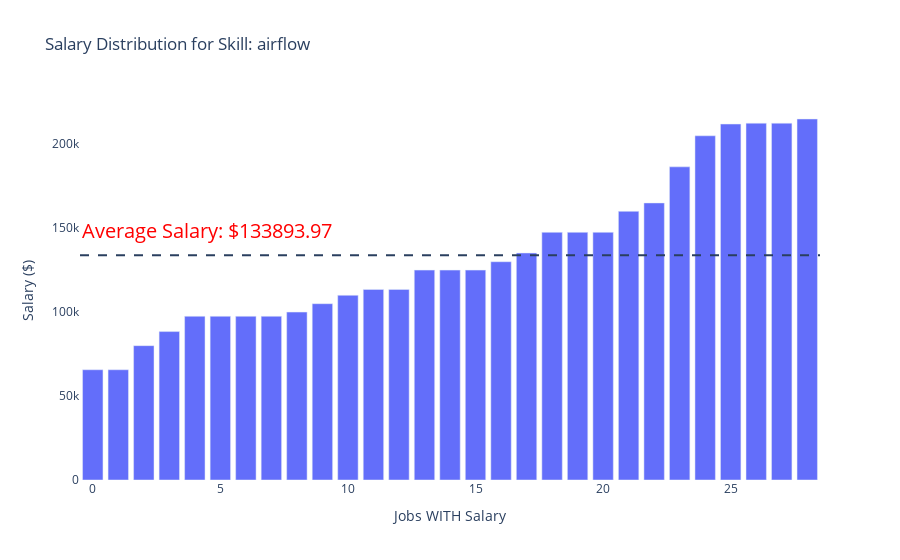

Notebook code cell kept with this figure:
### Code cell
# Get the top skills sorted alphabetically
sorted_skills = sorted(top_skills_df['skill'].unique())

# Interactive dropdown widget
skill_selector = widgets.Dropdown(
    options=sorted_skills,
    description='Skill:'
)

# Display the widget
widgets.interactive(interactive_skill_salary, skill=skill_selector)

### Figure 1 — Plotly figure (JSON) as saved in the notebook; plotly's stock layout.template omitted (floating-point values rounded to 4 significant figures; data arrays with more than 128 entries replaced by an {"elided": "..."} marker saying what was removed)
{"data": [{"alignmentgroup": "True", "customdata": {"elided": "29 rows, 262 str values in total"}, "hovertemplate": "Jobs WITH Salary=%{x}<br>Salary ($)=%{y}<br>description_tokens=%{customdata[0]}<extra></extra>", "legendgroup": "", "marker": {"color": "#636efa", "pattern": {"shape": ""}}, "name": "", "offsetgroup": "", "orientation": "v", "showlegend": false, "textposition": "auto", "type": "bar", "x": [0, 1, 2, 3, 4, 5, 6, 7, 8, 9, 10, 11, 12, 13, 14, 15, 16, 17, 18, 19, 20, 21, 22, 23, 24, 25, 26, 27, 28], "xaxis": "x", "y": [65660.0, 65660.0, 80000, 88400, 97500, 97500, 97500, 97500, 100000, 105000, 110000, 113500, 113500, 125000, 125000, 125000, 130000, 135200, 147500, 147500, 147500, 160000, 165000, 186500, 205000, 212000, 212500, 212500, 215000], "yaxis": "y"}], "layout": {"annotations": [{"font": {"color": "red", "size": 20}, "showarrow": false, "text": "Average Salary: $133893.97", "x": 0, "xref": "paper", "y": 148900.0, "yref": "y"}], "autosize": true, "barmode": "relative", "hovermode": "closest", "legend": {"tracegroupgap": 0}, "plot_bgcolor": "white", "shapes": [{"line": {"dash": "dash"}, "type": "line", "x0": 0, "x1": 1, "xref": "paper", "y0": 133900.0, "y1": 133900.0, "yref": "y"}], "showlegend": false, "title": {"text": "Salary Distribution for Skill: airflow"}, "xaxis": {"anchor": "y", "domain": [0, 1], "title": {"text": "Jobs WITH Salary"}}, "yaxis": {"anchor": "x", "domain": [0, 1], "title": {"text": "Salary ($)"}}}}
